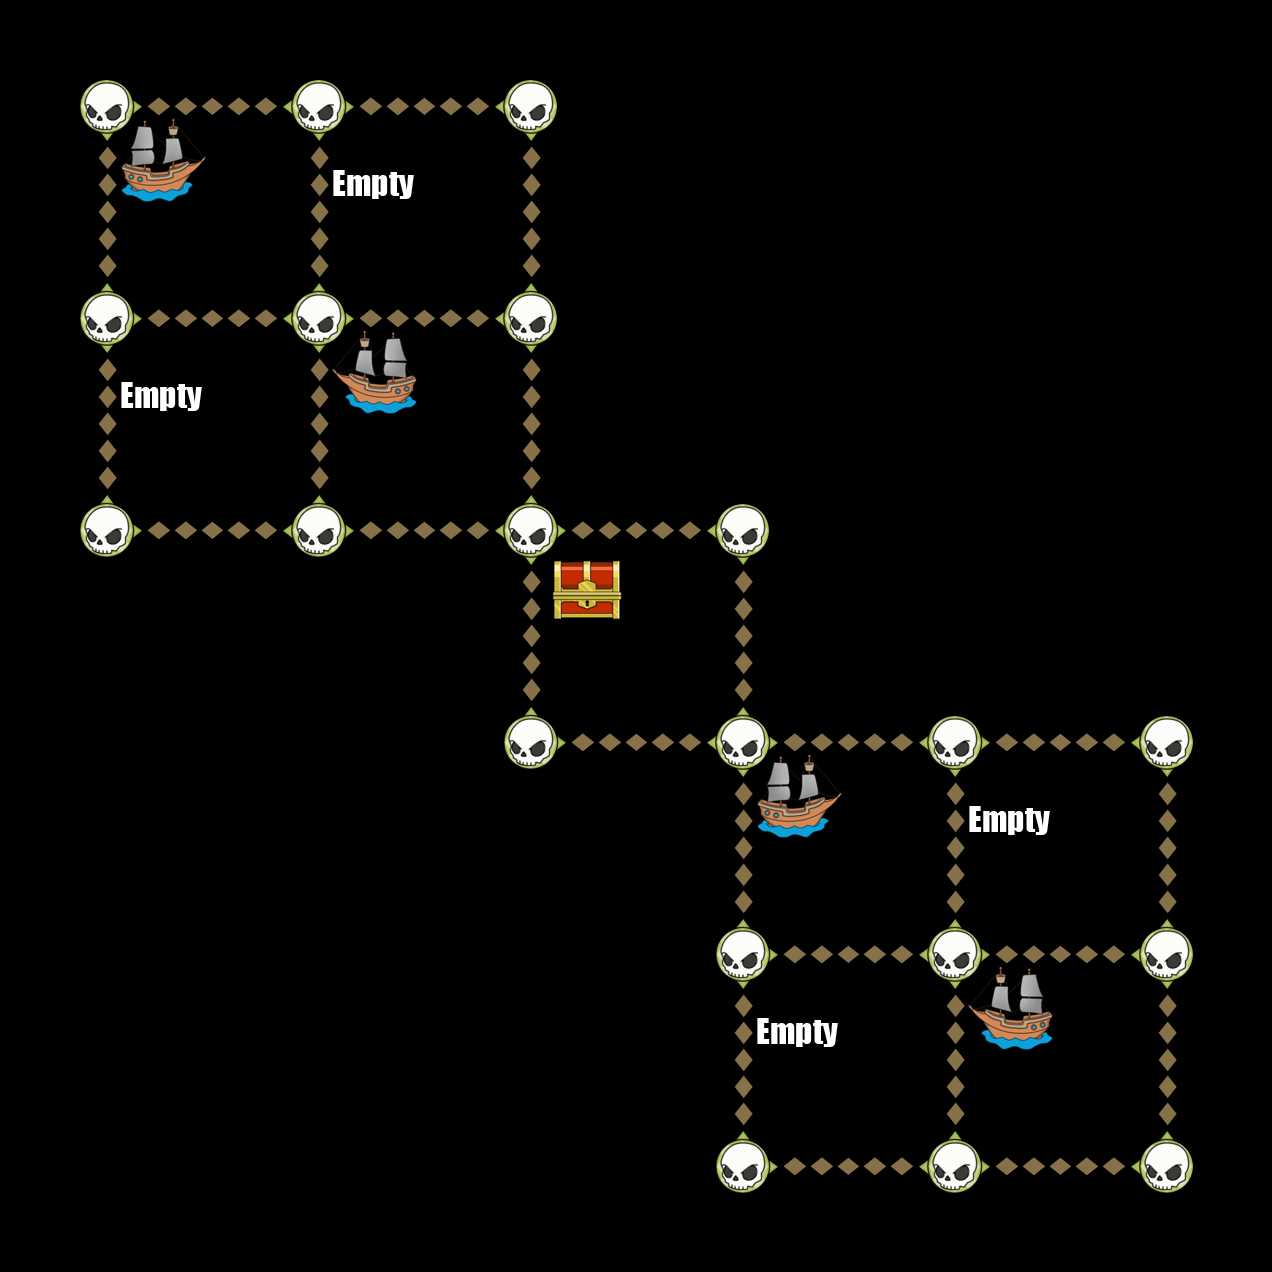

This game map was drawn from its Tiled (.tmx) file and the tilesets committed beside it. A one-line description and the trimmed map source follow:
An orthogonal 6x6 tile map with 212x212 px tiles, 6 tile layers (Down, Up, Left, Right, ...).

<map version="1.0" orientation="orthogonal" width="6" height="6" tilewidth="212" tileheight="212">
 <tileset firstgid="1" name="TileGraphic_Final-ipadhd" tilewidth="212" tileheight="212">
  <image source="TileGraphic_Final-ipadhd.png" width="636" height="1060" />
  <tile id="0">
   <properties>
    <property name="LineFilled" value="True" />
   </properties>
  </tile>
  <tile id="2">
   <properties>
    <property name="Item" value="TreasureBox" />
   </properties>
  </tile>
  <tile id="4">
   <properties>
    <property name="RowFilled" value="True" />
   </properties>
  </tile>
  <tile id="6">
   <properties>
    <property name="Item" value="CannonLeft" />
   </properties>
  </tile>
  <tile id="7">
   <properties>
    <property name="Item" value="ShipRight" />
   </properties>
  </tile>
  <tile id="8">
   <properties>
    <property name="Item" value="MapOne" />
   </properties>
  </tile>
  <tile id="9">
   <properties>
    <property name="Item" value="CannonRight" />
   </properties>
  </tile>
  <tile id="10">
   <properties>
    <property name="Item" value="ShipLeft" />
   </properties>
  </tile>
  <tile id="11">
   <properties>
    <property name="Item" value="MapTwo" />
   </properties>
  </tile>
  <tile id="12">
   <properties>
    <property name="Item" value="Empty" />
   </properties>
  </tile>
  <tile id="13">
   <properties>
    <property name="Item" value="Skull" />
   </properties>
  </tile>
  <tile id="14">
   <properties>
    <property name="Item" value="Fog" />
   </properties>
  </tile>
 </tileset>
 <layer name="Down" width="6" height="6">
  <data>[36 cells, 14 non-empty, 1 distinct tile ids]</data>
 </layer>
 <layer name="Up" width="6" height="6">
  <data>[36 cells, 14 non-empty, 1 distinct tile ids]</data>
 </layer>
 <layer name="Left" width="6" height="6">
  <data>[36 cells, 14 non-empty, 1 distinct tile ids]</data>
 </layer>
 <layer name="Right" width="6" height="6">
  <data>[36 cells, 14 non-empty, 1 distinct tile ids]</data>
 </layer>
 <layer name="Dots" width="6" height="6">
  <data>[36 cells, 20 non-empty, 1 distinct tile ids]</data>
 </layer>
 <layer name="Items" width="6" height="6">
  <data>[36 cells, 9 non-empty, 4 distinct tile ids]</data>
 </layer>
</map>
